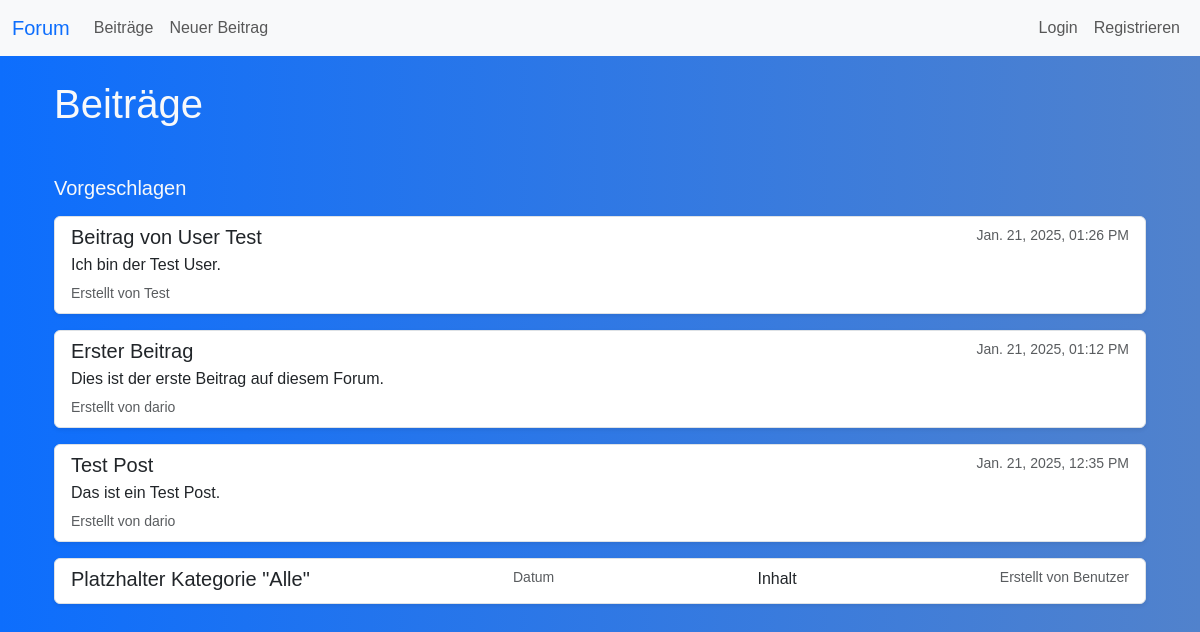
Before: / with the older database file.
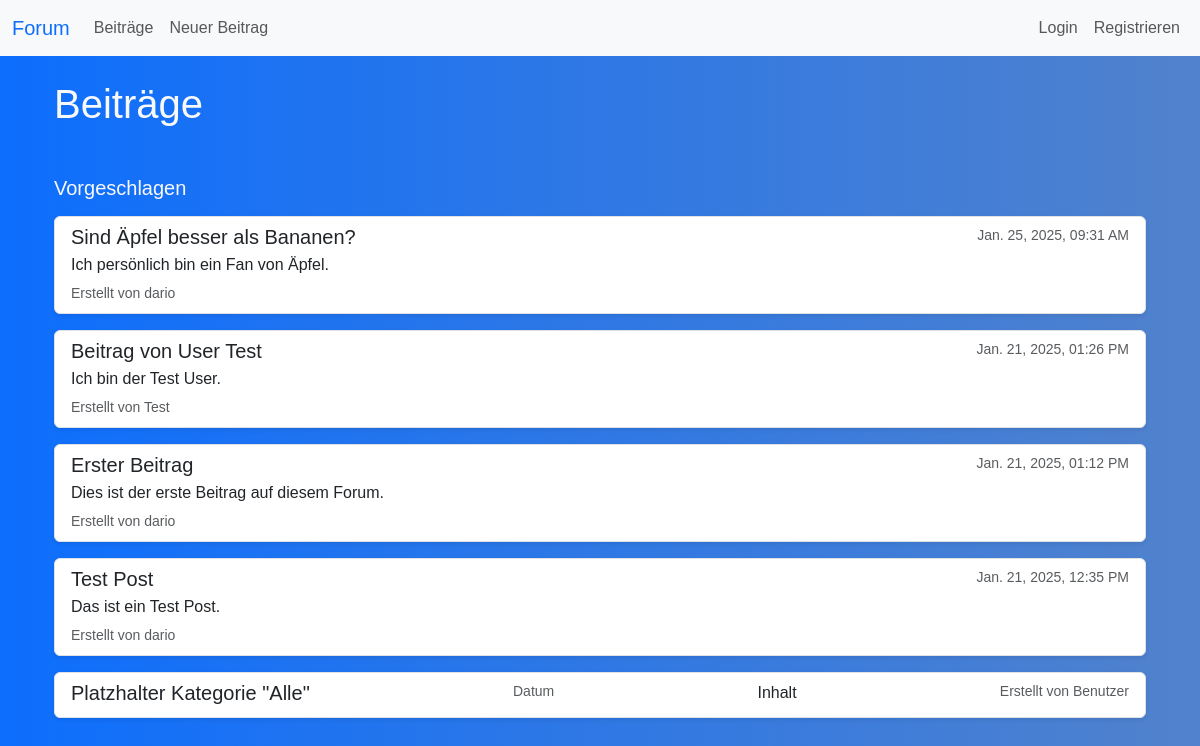
After: the same page with the newer database file.
### forum/models.py (models this page shows, shortened)
class Post(models.Model):
    title = models.CharField(max_length=200)
    content = models.TextField()
    created_at = models.DateTimeField(auto_now_add=True)
    category = models.ForeignKey(Category, on_delete=models.CASCADE)
    author = models.ForeignKey(User, on_delete=models.CASCADE)

### forum/views.py (the view)
# urls.py: path('', views.post_list, name='post_list'),
def post_list(request):
    posts = Post.objects.all().order_by('-created_at')
    return render(request, 'forum/post_list.html', {'posts': posts})

### forum/templates/forum/post_list.html (shortened to what this page needs)
{% extends 'forum/base.html' %}
{% block content %}
<div class="container mt-4">
    <h1 class="mb-4 text-light">Beiträge</h1>
    <br>
    <h5 class="mb-3 text-light">Vorgeschlagen</h3>
    {% for post in posts %}
    <div class="list-group">
        <div class="list-group-item list-group-item-action flex-column align-items-start mb-3 rounded shadow-sm" data-href="{% url 'post_detail' post.pk %}" style="cursor: pointer;">
            <div class="d-flex w-100 justify-content-between">
                <h5 class="mb-1">{{ post.title }}</h5>
                <small class="text-muted">{{ post.created_at | date:"M. d, Y, h:i A" }}</small>
            </div>
            <p class="mb-1">{{ post.content }}</p>
            <small class="text-muted">Erstellt von {{ post.author }}</small>
        </div>
    {% endfor %}
    </div>
    <div class="list-group">
        <div class="list-group-item list-group-item-action flex-column align-items-start mb-3 rounded shadow-sm" style="cursor: pointer;">
            <div class="d-flex w-100 justify-content-between">
                <h5 class="mb-1">Platzhalter Kategorie "Alle"</h5>
                <small class="text-muted">Datum</small>
                <p class="mb-1">Inhalt</p>
                <small class="text-muted">Erstellt von Benutzer</small>
            </div>
        </div>
    </div>
</div>
{% endblock %}

### forum/templates/forum/base.html (shortened to what this page needs)
{% load static %}
<!DOCTYPE html>
<html lang="de">
<head>
    <link href="{% static 'bootstrap/bootstrap.min.css' %}" rel="stylesheet">
</head>
<body>
    <nav class="navbar navbar-expand-lg navbar-light bg-light">
        <div class="container-fluid">
            <a class="navbar-brand text-primary" href="{% url 'post_list' %}">Forum</a>
            <div class="collapse navbar-collapse" id="navbarNav">
                <ul class="navbar-nav me-auto mb-2 mb-lg-0">
                    <li class="nav-item">
                        <a class="nav-link" href="{% url 'post_list' %}">Beiträge</a>
                    </li>
                    <li class="nav-item">
                        <a class="nav-link" href="{% url 'create_post' %}">Neuer Beitrag</a>
                    </li>
                </ul>
                <ul class="navbar-nav">
                    {% if user.is_authenticated %}
                        <li class="nav-item">
                            <a class="nav-link text-primary" href="{% url 'profile' %}">Profile ({{ user.username }})</a>
                        </li>
                        <li class="nav-item">
                            <form action="{% url 'logout' %}" method="post" class="d-inline">
                                {% csrf_token %}
                                <button type="submit" class="btn btn-link nav-link">Logout</button>
                            </form>
                        </li>
                    {% else %}
                        <li class="nav-item">
                            <a class="nav-link" href="{% url 'login' %}">Login</a>
                        </li>
                        <li class="nav-item">
                            <a class="nav-link" href="{% url 'register' %}">Registrieren</a>
                        </li>
                    {% endif %}
                </ul>
            </div>
        </div>
    </nav>
    <div class="container mt-4">
        {% block content %}
        {% endblock %}
    </div>
</body>
</html>

### forum/templates/forum/base.html (style rules this page uses)
body { background: linear-gradient(to right, #0d6efd, #5182cc); margin: 0; padding: 0; font-family: Arial, Helvetica, sans-serif; min-height: 100vh; }

Changed rows visible on the page:
added Post: title "Sind Äpfel besser als Bananen?", created_at "Jan. 25, 2025, 09:31 AM", content "Ich persönlich bin ein Fan von Äpfel.", author "dario"
